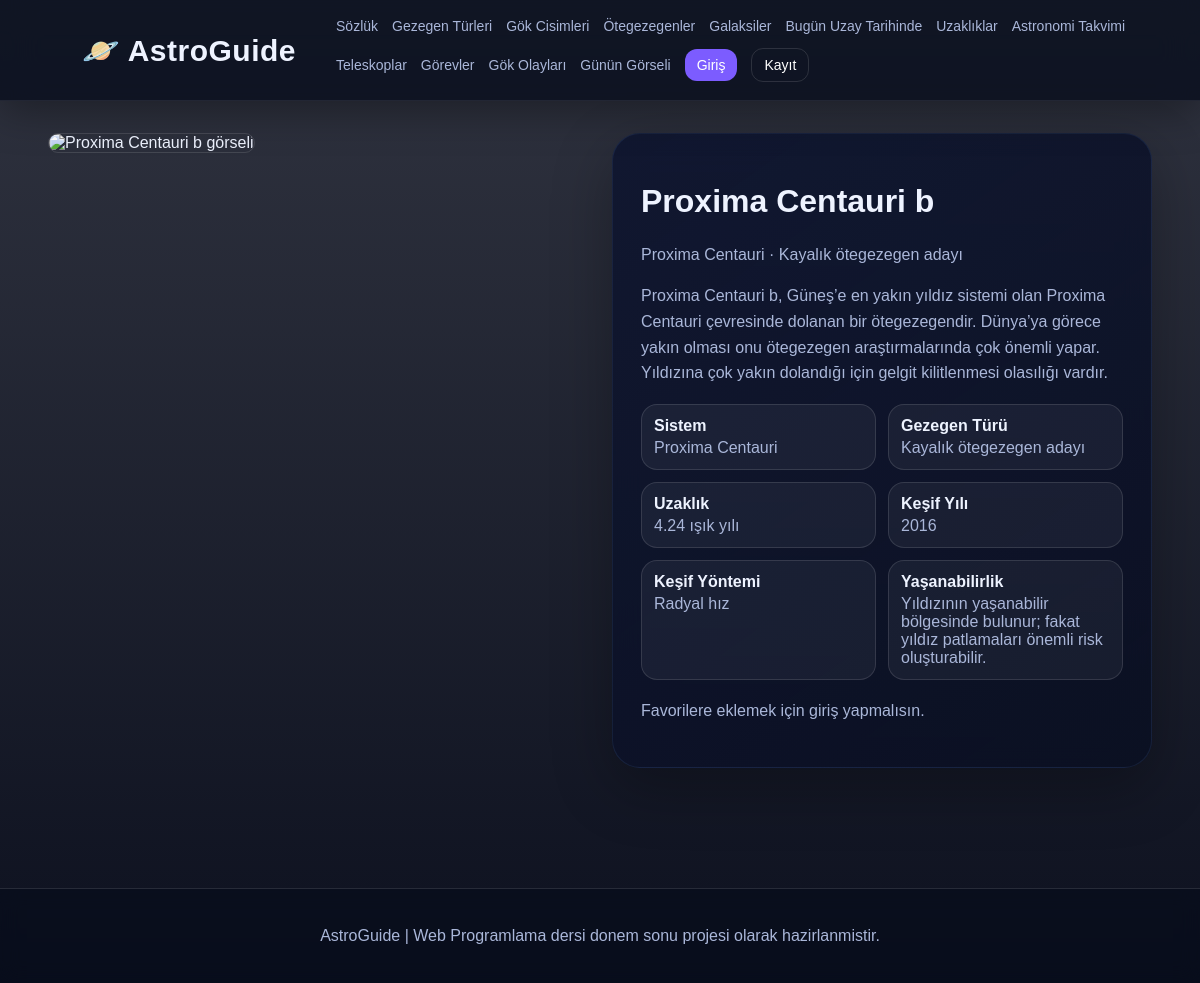
Page /public/exoplanet-detail.php?id=1 on the committed database.
### tables this page shows
CREATE TABLE exoplanets (
    id INT AUTO_INCREMENT PRIMARY KEY,
    name VARCHAR(120) NOT NULL,
    system_name VARCHAR(120) NOT NULL,
    distance_light_years DECIMAL(10,2) NULL,
    discovery_year INT NULL,
    discovery_method VARCHAR(120) NULL,
    planet_type VARCHAR(100) NULL,
    habitability_note VARCHAR(255) NULL,
    description TEXT NOT NULL,
    image_url VARCHAR(500) NOT NULL,
    created_at TIMESTAMP DEFAULT CURRENT_TIMESTAMP
);

### includes/auth.php (called while the page is built, shortened)
<?php
function isLoggedIn() {
    if (empty($_SESSION['user_id'])) {
        return false;
    }
    return true;
}
function e($value) {
    return htmlspecialchars((string)$value, ENT_QUOTES, 'UTF-8');
}
?>

### public/exoplanet-detail.php (the view, shortened to what this page needs)
<?php
require_once '../config/db.php';
require_once '../includes/auth.php';
$id = filter_input(INPUT_GET, 'id', FILTER_VALIDATE_INT) ?: 0;
$stmt = $pdo->prepare("SELECT * FROM exoplanets WHERE id = ?");
$stmt->execute([$id]);
$exoplanet = $stmt->fetch(PDO::FETCH_ASSOC);
$isFavorite = false;
include '../includes/header.php';
?>
<div class="grid two">
    <div>
        <img class="apod-img" src="<?php echo e($exoplanet['image_url']); ?>" alt="<?php echo e($exoplanet['name']); ?> görseli">
    </div>
    <div class="card">
        <h1><?php echo e($exoplanet['name']); ?></h1>
        <p class="muted"><?php echo e($exoplanet['system_name']); ?> · <?php echo e($exoplanet['planet_type'] ?? 'Tür bilgisi yok'); ?></p>
        <p><?php echo nl2br(e($exoplanet['description'])); ?></p>
        <div class="info-grid">
            <div><strong>Sistem</strong><span><?php echo e($exoplanet['system_name']); ?></span></div>
            <div><strong>Gezegen Türü</strong><span><?php echo e($exoplanet['planet_type'] ?? '-'); ?></span></div>
            <div><strong>Uzaklık</strong><span><?php echo $exoplanet['distance_light_years'] !== null ? e($exoplanet['distance_light_years']) . ' ışık yılı' : '-'; ?></span></div>
            <div><strong>Keşif Yılı</strong><span><?php echo e($exoplanet['discovery_year'] ?? '-'); ?></span></div>
            <div><strong>Keşif Yöntemi</strong><span><?php echo e($exoplanet['discovery_method'] ?? '-'); ?></span></div>
            <div><strong>Yaşanabilirlik</strong><span><?php echo e($exoplanet['habitability_note'] ?? 'Veri yok'); ?></span></div>
        </div>
        <?php if (isLoggedIn()): ?>
            <form method="POST">
                <?php echo csrfField(); ?>
                <?php if ($isFavorite): ?>
                    <input type="hidden" name="favorite_action" value="remove">
                    <button class="danger" type="submit">Favorilerden Çıkar</button>
                <?php else: ?>
                    <input type="hidden" name="favorite_action" value="add">
                    <button type="submit">Favorilere Ekle</button>
                <?php endif; ?>
            </form>
        <?php else: ?>
            <p class="muted">Favorilere eklemek için giriş yapmalısın.</p>
        <?php endif; ?>
    </div>
</div>
<?php include '../includes/footer.php'; ?>

### public/assets/css/style.css (style rules this page uses)
:root { --bg: #070b1f; --panel: rgba(18, 25, 51, 0.74); --panel-dark: rgba(10, 15, 34, 0.88); --text: #eef3ff; --muted: #aab7d9; --accent: #7c5cff; --accent-2: #23d5ff; --danger: #ff5c7a; --success: #32d583; --border: rgba(255, 255, 255, 0.12); }
* { box-sizing: border-box; }
body { margin: 0; min-height: 100vh; font-family: Arial, Helvetica, sans-serif; color: var(--text); background: linear-gradient(rgba(3, 7, 22, 0.82), rgba(3, 7, 22, 0.96)), url("https://images.unsplash.com/photo-1462331940025-496dfbfc7564?q=80&w=2070&auto=format&fit=crop"); background-size: cover; background-position: center; background-attachment: fixed; }
.hero-card, .card, .form-card, .table-card { border: 1px solid var(--border); border-radius: 24px; padding: 28px; box-shadow: 0 20px 60px rgba(0, 0, 0, 0.28); }
.grid { display: grid; grid-template-columns: repeat(3, 1fr); gap: 24px; }
.grid.two { grid-template-columns: repeat(2, 1fr); }
.card { position: relative; overflow: hidden; border-radius: 28px; border-color: rgba(110, 168, 255, 0.10); background: linear-gradient(145deg, rgba(15, 22, 48, 0.92), var(--panel-dark)); backdrop-filter: blur(14px); transition: transform 0.28s ease, border 0.28s ease, box-shadow 0.28s ease; }
.card::before { content: ""; position: absolute; top: 0; left: 0; width: 100%; height: 3px; opacity: 0; background: linear-gradient(90deg, #5ea8ff, #8d6cff); transition: opacity 0.28s ease; }
.card p, .muted { color: var(--muted); line-height: 1.6; }
.card strong { color: var(--text); }
.apod-img { width: 100%; max-height: 560px; object-fit: cover; border: 1px solid var(--border); border-radius: 24px; }
.info-grid { display: grid; grid-template-columns: repeat(2, minmax(0, 1fr)); gap: 12px; margin: 18px 0; }
.info-grid div, .list-row { border: 1px solid var(--border); border-radius: 16px; padding: 12px; background: rgba(255, 255, 255, 0.05); }
.info-grid strong, .info-grid span, .list-row strong, .list-row span { display: block; }
.info-grid span, .list-row span { margin-top: 4px; color: var(--muted); }

### rows in the picture
exoplanets: name "Proxima Centauri b", system_name "Proxima Centauri", planet_type "Kayalık ötegezegen adayı", description "Proxima Centauri b, Güneş’e en yakın yıldız sistemi olan Proxima Centauri çevresinde dolanan bir ötegezegendir. Dünya’ya görece yakın olması onu ötegezegen araştırmalarında çok önemli yapar. Yıldızına çok yakın dolandığı için gelgit kilitlenmesi olasılığı vardır.", distance_light_years "4.24", discovery_year "2016", discovery_method "Radyal hız", habitability_note "Yıldızının yaşanabilir bölgesinde bulunur; fakat yıldız patlamaları önemli risk oluşturabilir."
